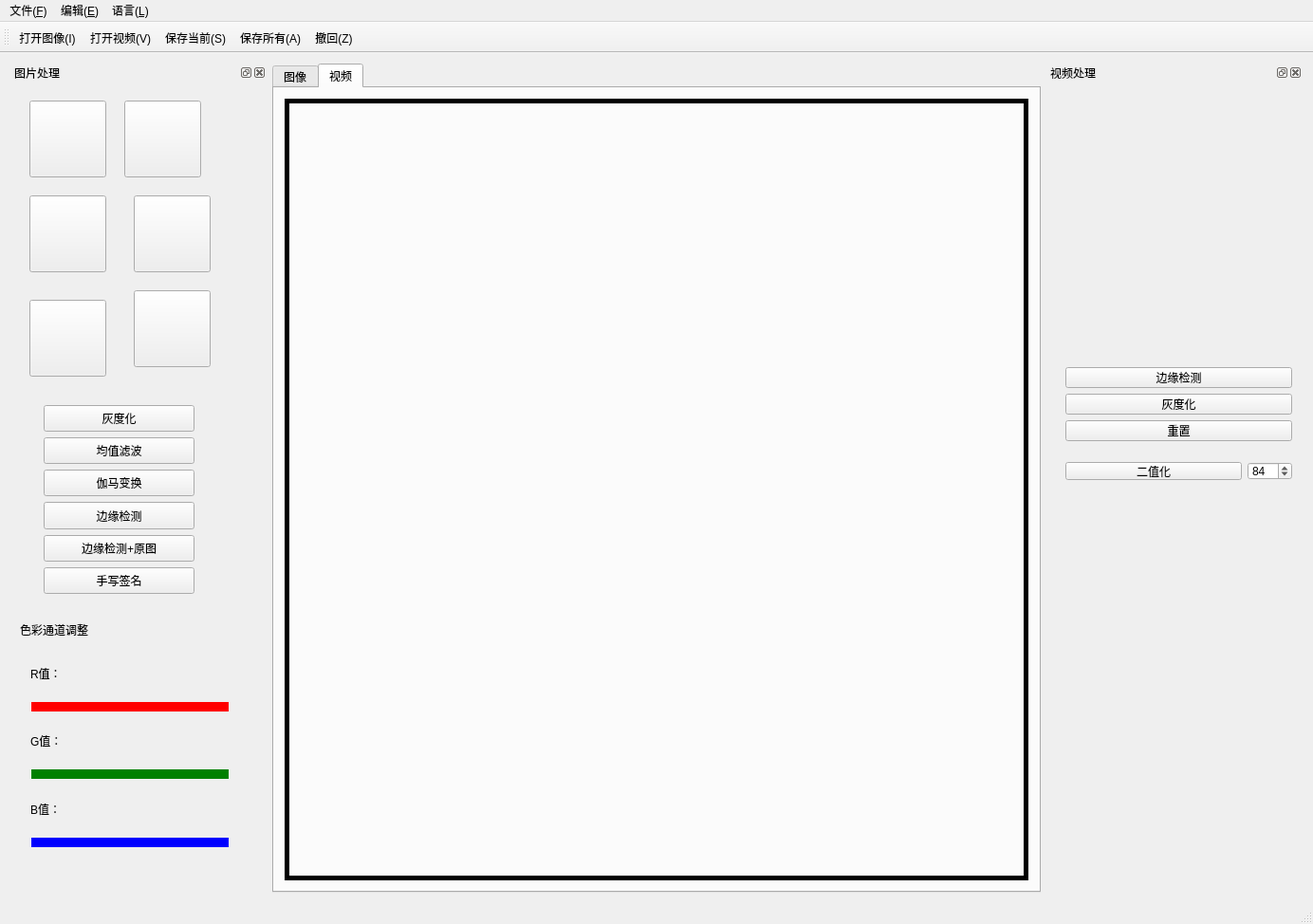
<?xml version="1.0" encoding="UTF-8"?>
<ui version="4.0">
 <class>MainWindow</class>
 <widget class="QMainWindow" name="MainWindow">
  <property name="geometry">
   <rect>
    <x>0</x>
    <y>0</y>
    <width>1384</width>
    <height>974</height>
   </rect>
  </property>
  <property name="windowTitle">
   <string>图像视频处理</string>
  </property>
  <widget class="QWidget" name="centralWidget">
   <layout class="QHBoxLayout" name="horizontalLayout" stretch="2,6,2">
    <item>
     <widget class="QDockWidget" name="dockWidget_left">
      <property name="windowTitle">
       <string>图片处理</string>
      </property>
      <widget class="QWidget" name="dockWidgetContents_4">
       <widget class="QPushButton" name="left_btn">
        <property name="geometry">
         <rect>
          <x>20</x>
          <y>20</y>
          <width>81</width>
          <height>81</height>
         </rect>
        </property>
        <property name="styleSheet">
         <string notr="true">border-image: url(:/image/image/left.png);</string>
        </property>
        <property name="text">
         <string/>
        </property>
        <property name="iconSize">
         <size>
          <width>81</width>
          <height>81</height>
         </size>
        </property>
       </widget>
       <widget class="QPushButton" name="right_btn">
        <property name="geometry">
         <rect>
          <x>120</x>
          <y>20</y>
          <width>81</width>
          <height>81</height>
         </rect>
        </property>
        <property name="styleSheet">
         <string notr="true">border-image: url(:/image/image/right.png);</string>
        </property>
        <property name="text">
         <string/>
        </property>
       </widget>
       <widget class="QPushButton" name="h_btn">
        <property name="geometry">
         <rect>
          <x>20</x>
          <y>120</y>
          <width>81</width>
          <height>81</height>
         </rect>
        </property>
        <property name="styleSheet">
         <string notr="true">border-image: url(:/image/image/H.png);</string>
        </property>
        <property name="text">
         <string/>
        </property>
       </widget>
       <widget class="QPushButton" name="v_btn">
        <property name="geometry">
         <rect>
          <x>130</x>
          <y>120</y>
          <width>81</width>
          <height>81</height>
         </rect>
        </property>
        <property name="styleSheet">
         <string notr="true">border-image: url(:/image/image/V.png);</string>
        </property>
        <property name="text">
         <string/>
        </property>
       </widget>
       <widget class="QPushButton" name="res_btn">
        <property name="geometry">
         <rect>
          <x>20</x>
          <y>230</y>
          <width>81</width>
          <height>81</height>
         </rect>
        </property>
        <property name="styleSheet">
         <string notr="true">border-image: url(:/image/image/reset.png);</string>
        </property>
        <property name="text">
         <string/>
        </property>
       </widget>
       <widget class="QPushButton" name="del_btn">
        <property name="geometry">
         <rect>
          <x>130</x>
          <y>220</y>
          <width>81</width>
          <height>81</height>
         </rect>
        </property>
        <property name="styleSheet">
         <string notr="true">border-image: url(:/image/image/del.png);</string>
        </property>
        <property name="text">
         <string/>
        </property>
       </widget>
       <widget class="QWidget" name="layoutWidget">
        <property name="geometry">
         <rect>
          <x>24</x>
          <y>330</y>
          <width>181</width>
          <height>221</height>
         </rect>
        </property>
        <layout class="QVBoxLayout" name="verticalLayout_3">
         <item>
          <widget class="QPushButton" name="gray_btn">
           <property name="sizePolicy">
            <sizepolicy hsizetype="Expanding" vsizetype="Expanding">
             <horstretch>0</horstretch>
             <verstretch>0</verstretch>
            </sizepolicy>
           </property>
           <property name="text">
            <string>灰度化</string>
           </property>
          </widget>
         </item>
         <item>
          <widget class="QPushButton" name="Fiter_btn">
           <property name="sizePolicy">
            <sizepolicy hsizetype="Expanding" vsizetype="Expanding">
             <horstretch>0</horstretch>
             <verstretch>0</verstretch>
            </sizepolicy>
           </property>
           <property name="text">
            <string>均值滤波</string>
           </property>
          </widget>
         </item>
         <item>
          <widget class="QPushButton" name="Gamma_btn">
           <property name="sizePolicy">
            <sizepolicy hsizetype="Expanding" vsizetype="Expanding">
             <horstretch>0</horstretch>
             <verstretch>0</verstretch>
            </sizepolicy>
           </property>
           <property name="text">
            <string>伽马变换</string>
           </property>
          </widget>
         </item>
         <item>
          <widget class="QPushButton" name="edge_btn">
           <property name="sizePolicy">
            <sizepolicy hsizetype="Expanding" vsizetype="Expanding">
             <horstretch>0</horstretch>
             <verstretch>0</verstretch>
            </sizepolicy>
           </property>
           <property name="text">
            <string>边缘检测</string>
           </property>
          </widget>
         </item>
         <item>
          <widget class="QPushButton" name="die_btn">
           <property name="sizePolicy">
            <sizepolicy hsizetype="Expanding" vsizetype="Expanding">
             <horstretch>0</horstretch>
             <verstretch>0</verstretch>
            </sizepolicy>
           </property>
           <property name="text">
            <string>边缘检测+原图</string>
           </property>
          </widget>
         </item>
         <item>
          <widget class="QPushButton" name="qian_btn">
           <property name="sizePolicy">
            <sizepolicy hsizetype="Expanding" vsizetype="Expanding">
             <horstretch>0</horstretch>
             <verstretch>0</verstretch>
            </sizepolicy>
           </property>
           <property name="text">
            <string>手写签名</string>
           </property>
          </widget>
         </item>
        </layout>
       </widget>
       <widget class="QWidget" name="gridLayoutWidget_2">
        <property name="geometry">
         <rect>
          <x>10</x>
          <y>590</y>
          <width>231</width>
          <height>231</height>
         </rect>
        </property>
        <layout class="QGridLayout" name="gridLayout_2" columnstretch="0,0">
         <item row="3" column="0" colspan="2">
          <widget class="QSlider" name="horizontalSlider_G">
           <property name="styleSheet">
            <string notr="true">QSlider::add-page:Horizontal
     {     
        background-color: green;
        height:4px;
     }
     QSlider::sub-page:Horizontal 
    {
        background-color:white;
        height:4px;
     }
    QSlider::groove:Horizontal 
    {
        background:transparent;
        height:10px;
		border-radius: 5px;
    }
    QSlider::handle:Horizontal 
    {
        height: 20px;
        width:20px;
        border-image: url(:/myImage/images/slide.png);
        margin: -8 0px;
    }

</string>
           </property>
           <property name="orientation">
            <enum>Qt::Horizontal</enum>
           </property>
          </widget>
         </item>
         <item row="4" column="0">
          <widget class="QLabel" name="label_10">
           <property name="text">
            <string>B值：</string>
           </property>
          </widget>
         </item>
         <item row="2" column="0">
          <widget class="QLabel" name="label_8">
           <property name="text">
            <string>G值：</string>
           </property>
          </widget>
         </item>
         <item row="0" column="0">
          <widget class="QLabel" name="label_4">
           <property name="text">
            <string>R值：</string>
           </property>
          </widget>
         </item>
         <item row="1" column="0" colspan="2">
          <widget class="QSlider" name="horizontalSlider_R">
           <property name="styleSheet">
            <string notr="true">QSlider::add-page:Horizontal
     {     
        background-color: red;
        height:4px;
     }
     QSlider::sub-page:Horizontal 
    {
        background-color:white;
        height:4px;
     }
    QSlider::groove:Horizontal 
    {
        background:transparent;
        height:10px;
		border-radius: 5px;
    }
    QSlider::handle:Horizontal 
    {
        height: 20px;
        width:20px;
        border-image: url(:/myImage/images/slide.png);
        margin: -8 0px;
    }

</string>
           </property>
           <property name="orientation">
            <enum>Qt::Horizontal</enum>
           </property>
          </widget>
         </item>
         <item row="5" column="0" colspan="2">
          <widget class="QSlider" name="horizontalSlider_B">
           <property name="styleSheet">
            <string notr="true">QSlider::add-page:Horizontal
     {     
        background-color: blue;
        height:4px;
     }
     QSlider::sub-page:Horizontal 
    {
        background-color:white;
        height:4px;
     }
    QSlider::groove:Horizontal 
    {
        background:transparent;
        height:10px;
		border-radius: 5px;
    }
    QSlider::handle:Horizontal 
    {
        height: 20px;
        width:20px;
        border-image: url(:/myImage/images/slide.png);
        margin: -8 0px;
    }

</string>
           </property>
           <property name="orientation">
            <enum>Qt::Horizontal</enum>
           </property>
          </widget>
         </item>
        </layout>
       </widget>
       <widget class="QLabel" name="label_2">
        <property name="geometry">
         <rect>
          <x>10</x>
          <y>570</y>
          <width>111</width>
          <height>16</height>
         </rect>
        </property>
        <property name="text">
         <string>色彩通道调整</string>
        </property>
       </widget>
      </widget>
     </widget>
    </item>
    <item>
     <widget class="QTabWidget" name="tabWidget">
      <property name="currentIndex">
       <number>1</number>
      </property>
      <widget class="QWidget" name="image">
       <attribute name="title">
        <string>图像</string>
       </attribute>
       <layout class="QVBoxLayout" name="verticalLayout" stretch="9,1">
        <item>
         <widget class="QLabel" name="image_label">
          <property name="styleSheet">
           <string notr="true">border-width: 5px;
border-style: solid;
border-color: rgb(0, 0, 0)</string>
          </property>
          <property name="text">
           <string/>
          </property>
         </widget>
        </item>
        <item>
         <layout class="QGridLayout" name="gridLayout" columnstretch="1,1,8">
          <item row="0" column="1">
           <widget class="QLabel" name="label_liang">
            <property name="text">
             <string>0</string>
            </property>
           </widget>
          </item>
          <item row="0" column="2">
           <spacer name="horizontalSpacer">
            <property name="orientation">
             <enum>Qt::Horizontal</enum>
            </property>
            <property name="sizeHint" stdset="0">
             <size>
              <width>50</width>
              <height>20</height>
             </size>
            </property>
           </spacer>
          </item>
          <item row="5" column="0" colspan="3">
           <widget class="QSlider" name="horizontalSlider_3">
            <property name="styleSheet">
             <string notr="true">QSlider::add-page:Horizontal
     {     
        background-color: rgb(223, 223, 223);
        height:4px;
     }
     QSlider::sub-page:Horizontal 
    {
        background-color:black;
        height:4px;
     }
    QSlider::groove:Horizontal 
    {
        background:transparent;
        height:10px;
		border-radius: 5px;
    }
    QSlider::handle:Horizontal 
    {
        height: 20px;
        width:20px;
        border-image: url(:/myImage/images/slide.png);
        margin: -8 0px;
    }
</string>
            </property>
            <property name="minimum">
             <number>-300</number>
            </property>
            <property name="maximum">
             <number>300</number>
            </property>
            <property name="orientation">
             <enum>Qt::Horizontal</enum>
            </property>
           </widget>
          </item>
          <item row="2" column="1">
           <widget class="QLabel" name="label_bao">
            <property name="text">
             <string>0</string>
            </property>
           </widget>
          </item>
          <item row="2" column="0">
           <widget class="QLabel" name="label_3">
            <property name="text">
             <string>饱和度：</string>
            </property>
           </widget>
          </item>
          <item row="6" column="0">
           <widget class="QLabel" name="label_7">
            <property name="text">
             <string>二值化：</string>
            </property>
           </widget>
          </item>
          <item row="1" column="0" colspan="3">
           <widget class="QSlider" name="horizontalSlider_liang">
            <property name="styleSheet">
             <string notr="true">QSlider::add-page:Horizontal
     {     
        background-color: rgb(223, 223, 223);
        height:4px;
     }
     QSlider::sub-page:Horizontal 
    {
        background-color:black;
        height:4px;
     }
    QSlider::groove:Horizontal 
    {
        background:transparent;
        height:10px;
		border-radius: 5px;
    }
    QSlider::handle:Horizontal 
    {
        height: 20px;
        width:20px;
        border-image: url(:/myImage/images/slide.png);
        margin: -8 0px;
    }
</string>
            </property>
            <property name="minimum">
             <number>-300</number>
            </property>
            <property name="maximum">
             <number>300</number>
            </property>
            <property name="orientation">
             <enum>Qt::Horizontal</enum>
            </property>
           </widget>
          </item>
          <item row="0" column="0">
           <widget class="QLabel" name="label">
            <property name="text">
             <string>亮度：</string>
            </property>
           </widget>
          </item>
          <item row="3" column="0" colspan="3">
           <widget class="QSlider" name="horizontalSlider_2">
            <property name="styleSheet">
             <string notr="true">QSlider::add-page:Horizontal
     {     
        background-color: rgb(223, 223, 223);
        height:4px;
     }
     QSlider::sub-page:Horizontal 
    {
        background-color:black;
        height:4px;
     }
    QSlider::groove:Horizontal 
    {
        background:transparent;
        height:10px;
		border-radius: 5px;
    }
    QSlider::handle:Horizontal 
    {
        height: 20px;
        width:20px;
        border-image: url(:/myImage/images/slide.png);
        margin: -8 0px;
    }
</string>
            </property>
            <property name="minimum">
             <number>-300</number>
            </property>
            <property name="maximum">
             <number>300</number>
            </property>
            <property name="orientation">
             <enum>Qt::Horizontal</enum>
            </property>
           </widget>
          </item>
          <item row="4" column="0">
           <widget class="QLabel" name="label_5">
            <property name="text">
             <string>对比度：</string>
            </property>
           </widget>
          </item>
          <item row="6" column="1">
           <widget class="QLabel" name="label_er">
            <property name="text">
             <string>0</string>
            </property>
           </widget>
          </item>
          <item row="7" column="0" colspan="3">
           <widget class="QSlider" name="horizontalSlider_4">
            <property name="styleSheet">
             <string notr="true">QSlider::add-page:Horizontal
     {     
        background-color: rgb(223, 223, 223);
        height:4px;
     }
     QSlider::sub-page:Horizontal 
    {
        background-color:black;
        height:4px;
     }
    QSlider::groove:Horizontal 
    {
        background:transparent;
        height:10px;
		border-radius: 5px;
    }
    QSlider::handle:Horizontal 
    {
        height: 20px;
        width:20px;
        border-image: url(:/myImage/images/slide.png);
        margin: -8 0px;
    }
</string>
            </property>
            <property name="maximum">
             <number>255</number>
            </property>
            <property name="orientation">
             <enum>Qt::Horizontal</enum>
            </property>
           </widget>
          </item>
          <item row="4" column="1">
           <widget class="QLabel" name="label_dui">
            <property name="text">
             <string>0</string>
            </property>
           </widget>
          </item>
         </layout>
        </item>
       </layout>
      </widget>
      <widget class="QWidget" name="video">
       <attribute name="title">
        <string>视频</string>
       </attribute>
       <layout class="QVBoxLayout" name="verticalLayout_2" stretch="9">
        <item>
         <widget class="QLabel" name="video_label">
          <property name="styleSheet">
           <string notr="true">border-width: 5px;
border-style: solid;
border-color: rgb(0, 0, 0)
</string>
          </property>
          <property name="text">
           <string/>
          </property>
         </widget>
        </item>
       </layout>
      </widget>
     </widget>
    </item>
    <item>
     <widget class="QDockWidget" name="dockWidget_right">
      <property name="windowTitle">
       <string>视频处理</string>
      </property>
      <widget class="QWidget" name="dockWidgetContents_5">
       <widget class="QWidget" name="verticalLayoutWidget">
        <property name="geometry">
         <rect>
          <x>9</x>
          <y>290</y>
          <width>261</width>
          <height>100</height>
         </rect>
        </property>
        <layout class="QVBoxLayout" name="verticalLayout_4">
         <item>
          <widget class="QPushButton" name="e_btn">
           <property name="text">
            <string>边缘检测</string>
           </property>
          </widget>
         </item>
         <item>
          <widget class="QPushButton" name="hui_btn">
           <property name="text">
            <string>灰度化</string>
           </property>
          </widget>
         </item>
         <item>
          <widget class="QPushButton" name="res_btn_v">
           <property name="text">
            <string>重置</string>
           </property>
          </widget>
         </item>
        </layout>
       </widget>
       <widget class="QWidget" name="gridLayoutWidget_3">
        <property name="geometry">
         <rect>
          <x>9</x>
          <y>390</y>
          <width>261</width>
          <height>41</height>
         </rect>
        </property>
        <layout class="QGridLayout" name="gridLayout_4" columnstretch="9,1" columnminimumwidth="9,1">
         <item row="0" column="0">
          <widget class="QPushButton" name="er_btn">
           <property name="text">
            <string>二值化</string>
           </property>
          </widget>
         </item>
         <item row="0" column="1">
          <widget class="QSpinBox" name="er_spinBox">
           <property name="maximum">
            <number>255</number>
           </property>
           <property name="value">
            <number>84</number>
           </property>
          </widget>
         </item>
        </layout>
       </widget>
      </widget>
     </widget>
    </item>
   </layout>
  </widget>
  <widget class="QMenuBar" name="menuBar">
   <property name="geometry">
    <rect>
     <x>0</x>
     <y>0</y>
     <width>1384</width>
     <height>26</height>
    </rect>
   </property>
   <widget class="QMenu" name="menu_F">
    <property name="title">
     <string>文件(&amp;F)</string>
    </property>
    <addaction name="action_I"/>
    <addaction name="action_V"/>
    <addaction name="action_S"/>
    <addaction name="action_A"/>
   </widget>
   <widget class="QMenu" name="menu_E">
    <property name="title">
     <string>编辑(&amp;E)</string>
    </property>
    <addaction name="action_Z"/>
   </widget>
   <widget class="QMenu" name="menu_L">
    <property name="title">
     <string>语言(&amp;L)</string>
    </property>
    <addaction name="action_C"/>
    <addaction name="action_K"/>
   </widget>
   <addaction name="menu_F"/>
   <addaction name="menu_E"/>
   <addaction name="menu_L"/>
  </widget>
  <widget class="QToolBar" name="mainToolBar">
   <attribute name="toolBarArea">
    <enum>TopToolBarArea</enum>
   </attribute>
   <attribute name="toolBarBreak">
    <bool>false</bool>
   </attribute>
   <addaction name="action_I"/>
   <addaction name="action_V"/>
   <addaction name="action_S"/>
   <addaction name="action_A"/>
   <addaction name="action_Z"/>
  </widget>
  <widget class="QStatusBar" name="statusBar"/>
  <action name="action_I">
   <property name="icon">
    <iconset resource="image.qrc">
     <normaloff>:/image/image/filenew.png</normaloff>:/image/image/filenew.png</iconset>
   </property>
   <property name="text">
    <string>打开图像(&amp;I)</string>
   </property>
   <property name="shortcut">
    <string>Ctrl+I</string>
   </property>
  </action>
  <action name="action_V">
   <property name="icon">
    <iconset resource="image.qrc">
     <normaloff>:/image/image/fileopen.png</normaloff>:/image/image/fileopen.png</iconset>
   </property>
   <property name="text">
    <string>打开视频(&amp;V)</string>
   </property>
   <property name="shortcut">
    <string>Ctrl+V</string>
   </property>
  </action>
  <action name="action_S">
   <property name="icon">
    <iconset resource="image.qrc">
     <normaloff>:/image/image/filesave.png</normaloff>:/image/image/filesave.png</iconset>
   </property>
   <property name="text">
    <string>保存当前(&amp;S)</string>
   </property>
   <property name="shortcut">
    <string>Ctrl+S</string>
   </property>
  </action>
  <action name="action_A">
   <property name="icon">
    <iconset resource="image.qrc">
     <normaloff>:/image/image/filesaveas.png</normaloff>:/image/image/filesaveas.png</iconset>
   </property>
   <property name="text">
    <string>保存所有(&amp;A)</string>
   </property>
   <property name="shortcut">
    <string>Ctrl+A</string>
   </property>
  </action>
  <action name="action_Z">
   <property name="icon">
    <iconset resource="image.qrc">
     <normaloff>:/image/image/back.png</normaloff>:/image/image/back.png</iconset>
   </property>
   <property name="text">
    <string>撤回(&amp;Z)</string>
   </property>
   <property name="shortcut">
    <string>Ctrl+Z</string>
   </property>
  </action>
  <action name="action_C">
   <property name="text">
    <string>中文(&amp;C)</string>
   </property>
  </action>
  <action name="action_K">
   <property name="text">
    <string>英语(&amp;K)</string>
   </property>
  </action>
 </widget>
 <layoutdefault spacing="6" margin="11"/>
 <resources>
  <include location="image.qrc"/>
 </resources>
 <connections/>
</ui>
